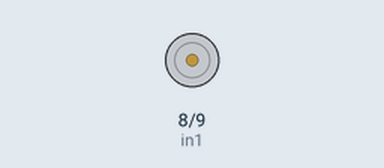
Recording of a sketch running on a simulated Arduino Uno, built with avr-gcc and run on an emulated ATmega328P. On the bench: motor-driver pin pairs drawn as motors (green arrow = first pin HIGH = forward, orange = second pin HIGH = backward, longer = more drive, scaled by the enable pin).

Above: at 0.05 s.
At 29.65 s:
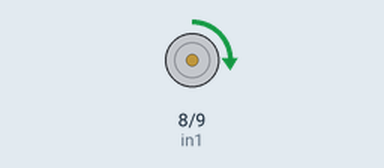
At 34.75 s:
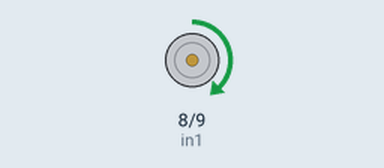
At 39.85 s:
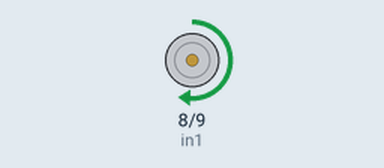
Timing chart, 0 to 40.0 s (numbered marks = the images above):
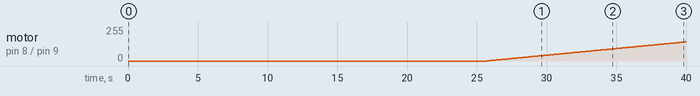

The sketch:

motor_speed_control.ino
```cpp
//Setup for motor connections
const int in1 = 8;
const int in2 = 9;
const int enable = 10;

// Setup for direction
const int STOP = 0;
const int LEFT = 1;
const int RIGHT = 2;

void setup() {
  // Setup pin modes for motor
  pinMode(in1, OUTPUT);
  pinMode(in2, OUTPUT);
  pinMode(enable, OUTPUT);

  // Setup initial values
  digitalWrite(in1, LOW);
  digitalWrite(in2, LOW);
}

void loop() {
  for(int dir = STOP; dir <= RIGHT; dir++) {
    if(dir == LEFT) {
      digitalWrite(in1, HIGH);
      digitalWrite(in2, LOW);
    } else if (dir == RIGHT) {
      digitalWrite(in1, LOW);
      digitalWrite(in2, HIGH);
    } else if (dir == STOP) {
      digitalWrite(in1, LOW);
      digitalWrite(in2, LOW);
    }
    for (int i = 0; i <= 255; i++) {
      analogWrite(enable, i);
      delay(100);
    }
  }
}
```

Measured:
- by itself, motor on pin 8 (in1) / pin 9 (in2): moves from stopped to forward 143/255 over 14.2 s
